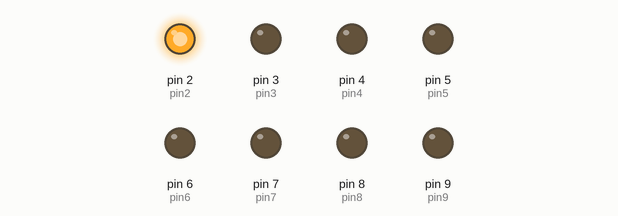
Recording of a sketch running on a simulated Arduino Uno, built with avr-gcc and run on an emulated ATmega328P. Parts: output pins drawn as LEDs (lit = HIGH).

Above: at 0.03 s.
At 0.51 s:
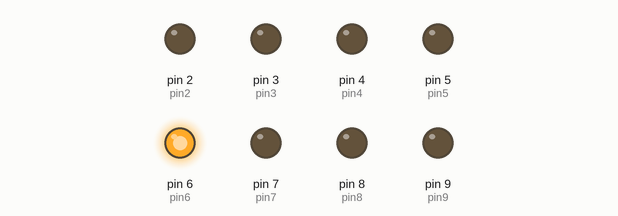
At 0.99 s:
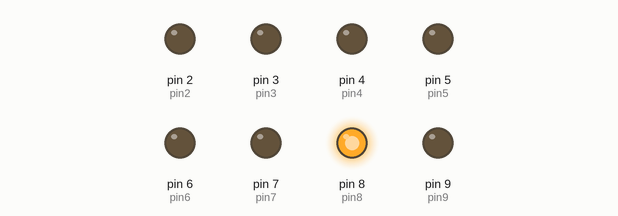
At 1.95 s:
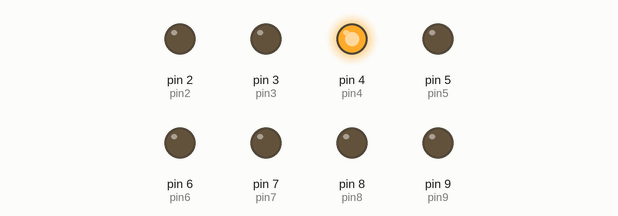
At 2.79 s:
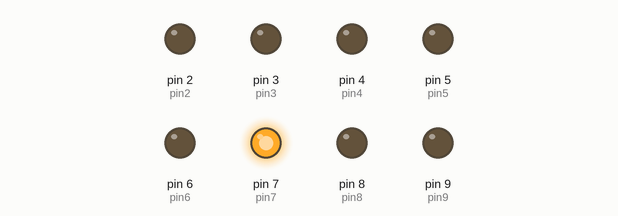
At 3.81 s:
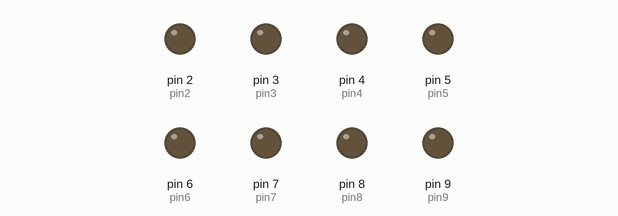
Timing chart, 0 to 4.1 s (numbered marks = the images above):
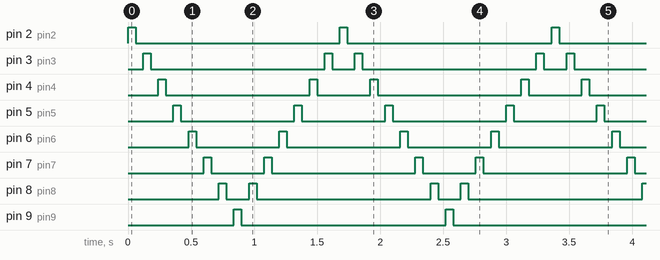

The sketch:

Array_de_8_led_s__EX_4_knight_rider.ino
```cpp
/***************************************************************************************************
**                                                                                                **
**                      TITOL: ARRAY DE 8 LED'S EX: 4 knight rider.                               **
**                                                                                                **
**                                                                                                **
** MANEL VALIENTE ORRIT                                                                DATA:10/02/19
***************************************************************************************************/
//*****************************INCLUIR**************************************************************


//*****************************VARIABLES************************************************************
  int pin2 = 2;
  int pin3 = 3;
  int pin4 = 4;
  int pin5 = 5;
  int pin6 = 6;
  int pin7 = 7;
  int pin8 = 8;
  int pin9 = 9;
  int espera = 60; // El tiemps que esperara.
//*****************************SETUP****************************************************************
void setup()
{

  pinMode(pin2, OUTPUT); // Configuració dels PIN com a sortida.
  pinMode(pin3, OUTPUT);
  pinMode(pin4, OUTPUT);
  pinMode(pin5, OUTPUT);
  pinMode(pin6, OUTPUT);
  pinMode(pin7, OUTPUT);
  pinMode(pin8, OUTPUT);
  pinMode(pin9, OUTPUT);


}
//*****************************LOOP*****************************************************************
  void loop()
  {
  digitalWrite(pin2, HIGH); // Enciende y apaga secuencialmente los LEDs
  delay(espera);
  digitalWrite(pin2, LOW);
  delay(espera);
  digitalWrite(pin3, HIGH);
  delay(espera);
  digitalWrite(pin3, LOW);
  delay(espera);
  digitalWrite(pin4, HIGH);
  delay(espera);
  digitalWrite(pin4, LOW);
  delay(espera);
  digitalWrite(pin5, HIGH);
  delay(espera);
  digitalWrite(pin5, LOW);
  delay(espera);
  digitalWrite(pin6, HIGH);
  delay(espera);
  digitalWrite(pin6, LOW);
  delay(espera);
  digitalWrite(pin7, HIGH);
  delay(espera);
  digitalWrite(pin7, LOW);
  delay(espera);
  digitalWrite(pin8, HIGH);
  delay(espera);
  digitalWrite(pin8, LOW);
  delay(espera);
  digitalWrite(pin9, HIGH);
  delay(espera);
  digitalWrite(pin9, LOW);
  delay(espera);
  digitalWrite(pin8, HIGH);
  delay(espera);
  digitalWrite(pin8, LOW);
  delay(espera);
  digitalWrite(pin7, HIGH);
  delay(espera);
  digitalWrite(pin7, LOW);
  delay(espera);
  digitalWrite(pin6, HIGH);
  delay(espera);
  digitalWrite(pin6, LOW);
  delay(espera);
  digitalWrite(pin5, HIGH);
  delay(espera);
  digitalWrite(pin5, LOW);
  delay(espera);
  digitalWrite(pin4, HIGH);
  delay(espera);
  digitalWrite(pin4, LOW);
  delay(espera);
  digitalWrite(pin3, HIGH);
  delay(espera);
  digitalWrite(pin3, LOW);
  delay(espera);

}


//****************************FUNCIONS*************************************************************
```

Measured:
- by itself, pin 2 (pin2), pin 9 (pin9): alternates HIGH for 0.06 s and LOW for 1.6 s
- by itself, pin 3 (pin3): repeats every 1.7 s: LOW 1.4 s, HIGH 0.06 s, LOW 0.18 s, HIGH 0.06 s
- by itself, pin 4 (pin4): repeats every 1.7 s: LOW 1.1 s, HIGH 0.06 s, LOW 0.42 s, HIGH 0.06 s
- by itself, pin 5 (pin5): repeats every 1.7 s: LOW 0.90 s, HIGH 0.06 s, LOW 0.66 s, HIGH 0.06 s
- by itself, pin 6 (pin6): repeats every 1.7 s: LOW 0.66 s, HIGH 0.06 s, LOW 0.90 s, HIGH 0.06 s
- by itself, pin 7 (pin7): repeats every 1.7 s: LOW 0.42 s, HIGH 0.06 s, LOW 1.1 s, HIGH 0.06 s
- by itself, pin 8 (pin8): repeats every 1.7 s: LOW 0.18 s, HIGH 0.06 s, LOW 1.4 s, HIGH 0.06 s
